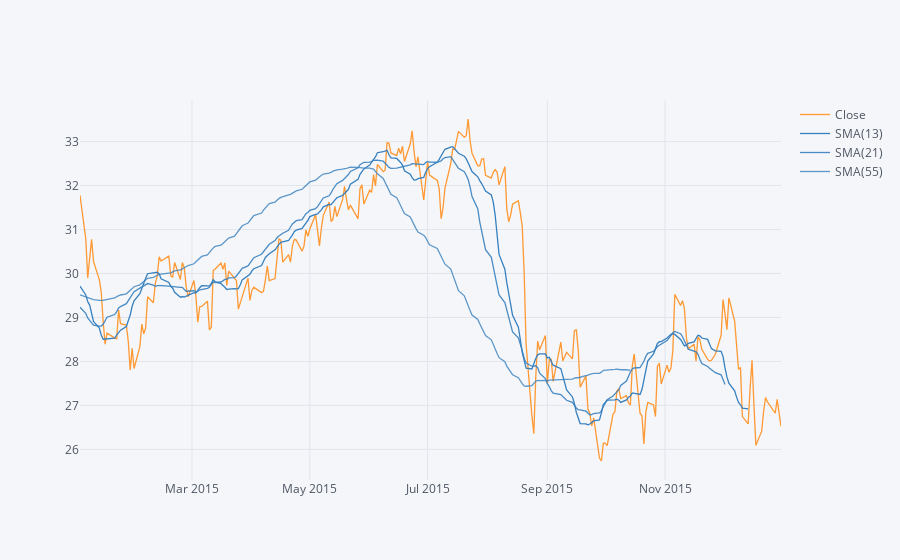

The code cell stored with this chart in its notebook:
### Markdown cell above
Using .ta_plot(study='sma') to create a Simple Moving Averages plot of Morgan Stanley for the year 2015.

### Code cell
MS['Close'].loc['2015-01-01':'2016-01-01'].ta_plot(study='sma',periods=[13,21,55],title='Simple Moving Averages')

### Figure 1 — Plotly figure (JSON) as saved in the notebook; plotly's stock layout.template omitted (floating-point values rounded to 4 significant figures; data arrays with more than 128 entries replaced by an {"elided": "..."} marker saying what was removed)
{"data": [{"line": {"color": "rgba(255, 153, 51, 1.0)", "dash": "solid", "shape": "linear", "width": 1.3}, "mode": "lines", "name": "Close", "text": "", "type": "scatter", "x": {"elided": "252 str values"}, "y": {"elided": "252 float values"}}, {"line": {"color": "rgba(55, 128, 191, 1.0)", "dash": "solid", "shape": "linear", "width": 1.3}, "mode": "lines", "name": "SMA(13)", "text": "", "type": "scatter", "x": {"elided": "252 str values"}, "y": {"elided": "252 mixed values"}}, {"line": {"color": "rgba(55, 128, 191, 0.8999999999999999)", "dash": "solid", "shape": "linear", "width": 1.3}, "mode": "lines", "name": "SMA(21)", "text": "", "type": "scatter", "x": {"elided": "252 str values"}, "y": {"elided": "252 mixed values"}}, {"line": {"color": "rgba(55, 128, 191, 0.7999999999999998)", "dash": "solid", "shape": "linear", "width": 1.3}, "mode": "lines", "name": "SMA(55)", "text": "", "type": "scatter", "x": {"elided": "252 str values"}, "y": {"elided": "252 mixed values"}}], "layout": {"legend": {"bgcolor": "#F5F6F9", "font": {"color": "#4D5663"}}, "paper_bgcolor": "#F5F6F9", "plot_bgcolor": "#F5F6F9", "title": {"font": {"color": "#4D5663"}}, "xaxis": {"gridcolor": "#E1E5ED", "showgrid": true, "tickfont": {"color": "#4D5663"}, "title": {"font": {"color": "#4D5663"}, "text": ""}, "zerolinecolor": "#E1E5ED"}, "yaxis": {"gridcolor": "#E1E5ED", "showgrid": true, "tickfont": {"color": "#4D5663"}, "title": {"font": {"color": "#4D5663"}, "text": ""}, "zerolinecolor": "#E1E5ED"}}}
